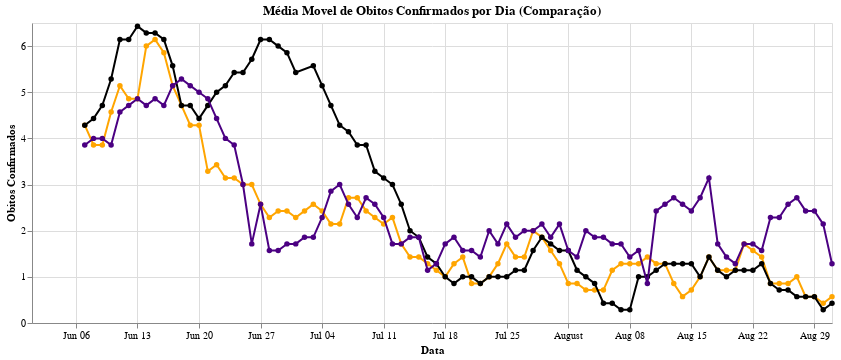

Source (notebook cell):
### Code cell
graph_comp_mediamovel = graph_pf_obitosMedMovel + graph_dm_obitosMedMovel + graph_df_obitosMedMovel
graph_comp_mediamovel.properties(
    width=800,
    title='Média Movel de Obitos Confirmados por Dia (Comparação)'
)

### Figure 1 — Vega-Lite specification as saved in the notebook (floating-point values rounded to 4 significant figures)
{"config": {"view": {"continuousWidth": 400, "continuousHeight": 300}}, "layer": [{"data": {"name": "data-663376b4f0b5fa365fcd58d2514a196e"}, "mark": {"type": "line", "point": true}, "encoding": {"color": {"value": "orange"}, "x": {"type": "temporal", "field": "data", "title": "Data"}, "y": {"type": "quantitative", "field": "media_movel", "title": "Obitos Confirmados"}}}, {"data": {"name": "data-86e69fd79068368654854438faa44432"}, "mark": {"type": "line", "point": true}, "encoding": {"color": {"value": "black"}, "x": {"type": "temporal", "field": "data", "title": "Data"}, "y": {"type": "quantitative", "field": "media_movel", "title": "Obitos Confirmados"}}}, {"data": {"name": "data-c42db055c6ce216bc449159793e229f9"}, "mark": {"type": "line", "point": true}, "encoding": {"color": {"value": "indigo"}, "x": {"type": "temporal", "field": "data", "title": "Data"}, "y": {"type": "quantitative", "field": "media_movel", "title": "Obitos Confirmados"}}}], "title": "Média Movel de Obitos Confirmados por Dia (Comparação)", "width": 800, "$schema": "https://vega.github.io/schema/vega-lite/v4.8.1.json", "datasets": {"data-663376b4f0b5fa365fcd58d2514a196e": [{"data": "2021-06-01", "obitos_confirmados": 4, "media_movel": null}, {"data": "2021-06-02", "obitos_confirmados": 5, "media_movel": null}, {"data": "2021-06-03", "obitos_confirmados": 3, "media_movel": null}, {"data": "2021-06-04", "obitos_confirmados": 3, "media_movel": null}, {"data": "2021-06-05", "obitos_confirmados": 7, "media_movel": null}, {"data": "2021-06-06", "obitos_confirmados": 6, "media_movel": null}, {"data": "2021-06-07", "obitos_confirmados": 2, "media_movel": 4.286}, {"data": "2021-06-08", "obitos_confirmados": 1, "media_movel": 3.857}, {"data": "2021-06-09", "obitos_confirmados": 5, "media_movel": 3.857}, {"data": "2021-06-10", "obitos_confirmados": 8, "media_movel": 4.571}, {"data": "2021-06-11", "obitos_confirmados": 7, "media_movel": 5.143}, {"data": "2021-06-12", "obitos_confirmados": 5, "media_movel": 4.857}, {"data": "2021-06-13", "obitos_confirmados": 6, "media_movel": 4.857}, {"data": "2021-06-14", "obitos_confirmados": 10, "media_movel": 6.0}, {"data": "2021-06-15", "obitos_confirmados": 2, "media_movel": 6.143}, {"data": "2021-06-16", "obitos_confirmados": 3, "media_movel": 5.857}, {"data": "2021-06-17", "obitos_confirmados": 3, "media_movel": 5.143}, {"data": "2021-06-18", "obitos_confirmados": 4, "media_movel": 4.714}, {"data": "2021-06-19", "obitos_confirmados": 2, "media_movel": 4.286}, {"data": "2021-06-20", "obitos_confirmados": 6, "media_movel": 4.286}, {"data": "2021-06-21", "obitos_confirmados": 3, "media_movel": 3.286}, {"data": "2021-06-22", "obitos_confirmados": 3, "media_movel": 3.429}, {"data": "2021-06-23", "obitos_confirmados": 1, "media_movel": 3.143}, {"data": "2021-06-24", "obitos_confirmados": 3, "media_movel": 3.143}, {"data": "2021-06-25", "obitos_confirmados": 3, "media_movel": 3.0}, {"data": "2021-06-26", "obitos_confirmados": 2, "media_movel": 3.0}, {"data": "2021-06-27", "obitos_confirmados": 3, "media_movel": 2.571}, {"data": "2021-06-28", "obitos_confirmados": 1, "media_movel": 2.286}, {"data": "2021-06-29", "obitos_confirmados": 4, "media_movel": 2.429}, {"data": "2021-06-30", "obitos_confirmados": 1, "media_movel": 2.429}, {"data": "2021-07-01", "obitos_confirmados": 2, "media_movel": 2.286}, {"data": "2021-07-02", "obitos_confirmados": 4, "media_movel": 2.429}, {"data": "2021-07-03", "obitos_confirmados": 3, "media_movel": 2.571}, {"data": "2021-07-04", "obitos_confirmados": 2, "media_movel": 2.429}, {"data": "2021-07-05", "obitos_confirmados": -1, "media_movel": 2.143}, {"data": "2021-07-06", "obitos_confirmados": 4, "media_movel": 2.143}, {"data": "2021-07-07", "obitos_confirmados": 5, "media_movel": 2.714}, {"data": "2021-07-08", "obitos_confirmados": 2, "media_movel": 2.714}, {"data": "2021-07-09", "obitos_confirmados": 2, "media_movel": 2.429}, {"data": "2021-07-10", "obitos_confirmados": 2, "media_movel": 2.286}, {"data": "2021-07-11", "obitos_confirmados": 1, "media_movel": 2.143}, {"data": "2021-07-12", "obitos_confirmados": 0, "media_movel": 2.286}, {"data": "2021-07-13", "obitos_confirmados": 0, "media_movel": 1.714}, {"data": "2021-07-14", "obitos_confirmados": 3, "media_movel": 1.429}, {"data": "2021-07-15", "obitos_confirmados": 2, "media_movel": 1.429}, {"data": "2021-07-16", "obitos_confirmados": 1, "media_movel": 1.286}, {"data": "2021-07-17", "obitos_confirmados": 1, "media_movel": 1.143}, {"data": "2021-07-18", "obitos_confirmados": 0, "media_movel": 1.0}, {"data": "2021-07-19", "obitos_confirmados": 2, "media_movel": 1.286}, {"data": "2021-07-20", "obitos_confirmados": 1, "media_movel": 1.429}, {"data": "2021-07-21", "obitos_confirmados": -1, "media_movel": 0.8571}, {"data": "2021-07-22", "obitos_confirmados": 2, "media_movel": 0.8571}, {"data": "2021-07-23", "obitos_confirmados": 2, "media_movel": 1.0}, {"data": "2021-07-24", "obitos_confirmados": 3, "media_movel": 1.286}, {"data": "2021-07-25", "obitos_confirmados": 3, "media_movel": 1.714}, {"data": "2021-07-26", "obitos_confirmados": 0, "media_movel": 1.429}, {"data": "2021-07-27", "obitos_confirmados": 1, "media_movel": 1.429}, {"data": "2021-07-28", "obitos_confirmados": 3, "media_movel": 2.0}, {"data": "2021-07-29", "obitos_confirmados": 1, "media_movel": 1.857}, {"data": "2021-07-30", "obitos_confirmados": 0, "media_movel": 1.571}, {"data": "2021-07-31", "obitos_confirmados": 1, "media_movel": 1.286}, {"data": "2021-08-01", "obitos_confirmados": 0, "media_movel": 0.8571}, {"data": "2021-08-02", "obitos_confirmados": 0, "media_movel": 0.8571}, {"data": "2021-08-03", "obitos_confirmados": 0, "media_movel": 0.7143}, {"data": "2021-08-04", "obitos_confirmados": 3, "media_movel": 0.7143}, {"data": "2021-08-05", "obitos_confirmados": 1, "media_movel": 0.7143}, {"data": "2021-08-06", "obitos_confirmados": 3, "media_movel": 1.143}, {"data": "2021-08-07", "obitos_confirmados": 2, "media_movel": 1.286}, {"data": "2021-08-08", "obitos_confirmados": 0, "media_movel": 1.286}, {"data": "2021-08-09", "obitos_confirmados": 0, "media_movel": 1.286}, {"data": "2021-08-10", "obitos_confirmados": 1, "media_movel": 1.429}, {"data": "2021-08-11", "obitos_confirmados": 2, "media_movel": 1.286}, {"data": "2021-08-12", "obitos_confirmados": 1, "media_movel": 1.286}, {"data": "2021-08-13", "obitos_confirmados": 0, "media_movel": 0.8571}, {"data": "2021-08-14", "obitos_confirmados": 0, "media_movel": 0.5714}, {"data": "2021-08-15", "obitos_confirmados": 1, "media_movel": 0.7143}, {"data": "2021-08-16", "obitos_confirmados": 2, "media_movel": 1.0}, {"data": "2021-08-17", "obitos_confirmados": 4, "media_movel": 1.429}, {"data": "2021-08-18", "obitos_confirmados": 0, "media_movel": 1.143}, {"data": "2021-08-19", "obitos_confirmados": 1, "media_movel": 1.143}, {"data": "2021-08-20", "obitos_confirmados": 0, "media_movel": 1.143}, {"data": "2021-08-21", "obitos_confirmados": 4, "media_movel": 1.714}, {"data": "2021-08-22", "obitos_confirmados": 0, "media_movel": 1.571}, {"data": "2021-08-23", "obitos_confirmados": 1, "media_movel": 1.429}, {"data": "2021-08-24", "obitos_confirmados": 0, "media_movel": 0.8571}, {"data": "2021-08-25", "obitos_confirmados": 0, "media_movel": 0.8571}, {"data": "2021-08-26", "obitos_confirmados": 1, "media_movel": 0.8571}, {"data": "2021-08-27", "obitos_confirmados": 1, "media_movel": 1.0}, {"data": "2021-08-28", "obitos_confirmados": 1, "media_movel": 0.5714}, {"data": "2021-08-29", "obitos_confirmados": 0, "media_movel": 0.5714}, {"data": "2021-08-30", "obitos_confirmados": 0, "media_movel": 0.4286}, {"data": "2021-08-31", "obitos_confirmados": 1, "media_movel": 0.5714}], "data-86e69fd79068368654854438faa44432": [{"data": "2021-06-01", "obitos_confirmados": 3, "media_movel": null}, {"data": "2021-06-02", "obitos_confirmados": 4, "media_movel": null}, {"data": "2021-06-03", "obitos_confirmados": 4, "media_movel": null}, {"data": "2021-06-04", "obitos_confirmados": 6, "media_movel": null}, {"data": "2021-06-05", "obitos_confirmados": 4, "media_movel": null}, {"data": "2021-06-06", "obitos_confirmados": 4, "media_movel": null}, {"data": "2021-06-07", "obitos_confirmados": 5, "media_movel": 4.286}, {"data": "2021-06-08", "obitos_confirmados": 4, "media_movel": 4.429}, {"data": "2021-06-09", "obitos_confirmados": 6, "media_movel": 4.714}, {"data": "2021-06-10", "obitos_confirmados": 8, "media_movel": 5.286}, {"data": "2021-06-11", "obitos_confirmados": 12, "media_movel": 6.143}, {"data": "2021-06-12", "obitos_confirmados": 4, "media_movel": 6.143}, {"data": "2021-06-13", "obitos_confirmados": 6, "media_movel": 6.429}, {"data": "2021-06-14", "obitos_confirmados": 4, "media_movel": 6.286}, {"data": "2021-06-15", "obitos_confirmados": 4, "media_movel": 6.286}, {"data": "2021-06-16", "obitos_confirmados": 5, "media_movel": 6.143}, {"data": "2021-06-17", "obitos_confirmados": 4, "media_movel": 5.571}, {"data": "2021-06-18", "obitos_confirmados": 6, "media_movel": 4.714}, {"data": "2021-06-19", "obitos_confirmados": 4, "media_movel": 4.714}, {"data": "2021-06-20", "obitos_confirmados": 4, "media_movel": 4.429}, {"data": "2021-06-21", "obitos_confirmados": 6, "media_movel": 4.714}, {"data": "2021-06-22", "obitos_confirmados": 6, "media_movel": 5.0}, {"data": "2021-06-23", "obitos_confirmados": 6, "media_movel": 5.143}, {"data": "2021-06-24", "obitos_confirmados": 6, "media_movel": 5.429}, {"data": "2021-06-25", "obitos_confirmados": 6, "media_movel": 5.429}, {"data": "2021-06-26", "obitos_confirmados": 6, "media_movel": 5.714}, {"data": "2021-06-27", "obitos_confirmados": 7, "media_movel": 6.143}, {"data": "2021-06-28", "obitos_confirmados": 6, "media_movel": 6.143}, {"data": "2021-06-29", "obitos_confirmados": 5, "media_movel": 6.0}, {"data": "2021-06-30", "obitos_confirmados": 5, "media_movel": 5.857}, {"data": "2021-07-01", "obitos_confirmados": 3, "media_movel": 5.429}, {"data": "2021-07-03", "obitos_confirmados": 7, "media_movel": 5.571}, {"data": "2021-07-04", "obitos_confirmados": 3, "media_movel": 5.143}, {"data": "2021-07-05", "obitos_confirmados": 4, "media_movel": 4.714}, {"data": "2021-07-06", "obitos_confirmados": 3, "media_movel": 4.286}, {"data": "2021-07-07", "obitos_confirmados": 4, "media_movel": 4.143}, {"data": "2021-07-08", "obitos_confirmados": 3, "media_movel": 3.857}, {"data": "2021-07-09", "obitos_confirmados": 3, "media_movel": 3.857}, {"data": "2021-07-10", "obitos_confirmados": 3, "media_movel": 3.286}, {"data": "2021-07-11", "obitos_confirmados": 2, "media_movel": 3.143}, {"data": "2021-07-12", "obitos_confirmados": 3, "media_movel": 3.0}, {"data": "2021-07-13", "obitos_confirmados": 0, "media_movel": 2.571}, {"data": "2021-07-14", "obitos_confirmados": 0, "media_movel": 2.0}, {"data": "2021-07-15", "obitos_confirmados": 2, "media_movel": 1.857}, {"data": "2021-07-16", "obitos_confirmados": 0, "media_movel": 1.429}, {"data": "2021-07-17", "obitos_confirmados": 2, "media_movel": 1.286}, {"data": "2021-07-18", "obitos_confirmados": 0, "media_movel": 1.0}, {"data": "2021-07-19", "obitos_confirmados": 2, "media_movel": 0.8571}, {"data": "2021-07-20", "obitos_confirmados": 1, "media_movel": 1.0}, {"data": "2021-07-21", "obitos_confirmados": 0, "media_movel": 1.0}, {"data": "2021-07-22", "obitos_confirmados": 1, "media_movel": 0.8571}, {"data": "2021-07-23", "obitos_confirmados": 1, "media_movel": 1.0}, {"data": "2021-07-24", "obitos_confirmados": 2, "media_movel": 1.0}, {"data": "2021-07-25", "obitos_confirmados": 0, "media_movel": 1.0}, {"data": "2021-07-26", "obitos_confirmados": 3, "media_movel": 1.143}, {"data": "2021-07-27", "obitos_confirmados": 1, "media_movel": 1.143}, {"data": "2021-07-28", "obitos_confirmados": 3, "media_movel": 1.571}, {"data": "2021-07-29", "obitos_confirmados": 3, "media_movel": 1.857}, {"data": "2021-07-30", "obitos_confirmados": 0, "media_movel": 1.714}, {"data": "2021-07-31", "obitos_confirmados": 1, "media_movel": 1.571}, {"data": "2021-08-01", "obitos_confirmados": 0, "media_movel": 1.571}, {"data": "2021-08-02", "obitos_confirmados": 0, "media_movel": 1.143}, {"data": "2021-08-03", "obitos_confirmados": 0, "media_movel": 1.0}, {"data": "2021-08-04", "obitos_confirmados": 2, "media_movel": 0.8571}, {"data": "2021-08-05", "obitos_confirmados": 0, "media_movel": 0.4286}, {"data": "2021-08-06", "obitos_confirmados": 0, "media_movel": 0.4286}, {"data": "2021-08-07", "obitos_confirmados": 0, "media_movel": 0.2857}, {"data": "2021-08-08", "obitos_confirmados": 0, "media_movel": 0.2857}, {"data": "2021-08-09", "obitos_confirmados": 5, "media_movel": 1.0}, {"data": "2021-08-10", "obitos_confirmados": 0, "media_movel": 1.0}, {"data": "2021-08-11", "obitos_confirmados": 3, "media_movel": 1.143}, {"data": "2021-08-12", "obitos_confirmados": 1, "media_movel": 1.286}, {"data": "2021-08-13", "obitos_confirmados": 0, "media_movel": 1.286}, {"data": "2021-08-14", "obitos_confirmados": 0, "media_movel": 1.286}, {"data": "2021-08-15", "obitos_confirmados": 0, "media_movel": 1.286}, {"data": "2021-08-16", "obitos_confirmados": 3, "media_movel": 1.0}, {"data": "2021-08-17", "obitos_confirmados": 3, "media_movel": 1.429}, {"data": "2021-08-18", "obitos_confirmados": 1, "media_movel": 1.143}, {"data": "2021-08-19", "obitos_confirmados": 0, "media_movel": 1.0}, {"data": "2021-08-20", "obitos_confirmados": 1, "media_movel": 1.143}, {"data": "2021-08-21", "obitos_confirmados": 0, "media_movel": 1.143}, {"data": "2021-08-22", "obitos_confirmados": 0, "media_movel": 1.143}, {"data": "2021-08-23", "obitos_confirmados": 4, "media_movel": 1.286}, {"data": "2021-08-24", "obitos_confirmados": 0, "media_movel": 0.8571}, {"data": "2021-08-25", "obitos_confirmados": 0, "media_movel": 0.7143}, {"data": "2021-08-26", "obitos_confirmados": 0, "media_movel": 0.7143}, {"data": "2021-08-27", "obitos_confirmados": 0, "media_movel": 0.5714}, {"data": "2021-08-28", "obitos_confirmados": 0, "media_movel": 0.5714}, {"data": "2021-08-29", "obitos_confirmados": 0, "media_movel": 0.5714}, {"data": "2021-08-30", "obitos_confirmados": 2, "media_movel": 0.2857}, {"data": "2021-08-31", "obitos_confirmados": 1, "media_movel": 0.4286}], "data-c42db055c6ce216bc449159793e229f9": [{"data": "2021-06-01", "obitos_confirmados": 2.0, "media_movel": null}, {"data": "2021-06-02", "obitos_confirmados": 6.0, "media_movel": null}, {"data": "2021-06-03", "obitos_confirmados": 2.0, "media_movel": null}, {"data": "2021-06-04", "obitos_confirmados": 1.0, "media_movel": null}, {"data": "2021-06-05", "obitos_confirmados": 5.0, "media_movel": null}, {"data": "2021-06-06", "obitos_confirmados": 6.0, "media_movel": null}, {"data": "2021-06-07", "obitos_confirmados": 5.0, "media_movel": 3.857}, {"data": "2021-06-08", "obitos_confirmados": 3.0, "media_movel": 4.0}, {"data": "2021-06-09", "obitos_confirmados": 6.0, "media_movel": 4.0}, {"data": "2021-06-10", "obitos_confirmados": 1.0, "media_movel": 3.857}, {"data": "2021-06-11", "obitos_confirmados": 6.0, "media_movel": 4.571}, {"data": "2021-06-12", "obitos_confirmados": 6.0, "media_movel": 4.714}, {"data": "2021-06-13", "obitos_confirmados": 7.0, "media_movel": 4.857}, {"data": "2021-06-14", "obitos_confirmados": 4.0, "media_movel": 4.714}, {"data": "2021-06-15", "obitos_confirmados": 4.0, "media_movel": 4.857}, {"data": "2021-06-16", "obitos_confirmados": 5.0, "media_movel": 4.714}, {"data": "2021-06-17", "obitos_confirmados": 4.0, "media_movel": 5.143}, {"data": "2021-06-18", "obitos_confirmados": 7.0, "media_movel": 5.286}, {"data": "2021-06-19", "obitos_confirmados": 5.0, "media_movel": 5.143}, {"data": "2021-06-20", "obitos_confirmados": 6.0, "media_movel": 5.0}, {"data": "2021-06-21", "obitos_confirmados": 3.0, "media_movel": 4.857}, {"data": "2021-06-22", "obitos_confirmados": 1.0, "media_movel": 4.429}, {"data": "2021-06-23", "obitos_confirmados": 2.0, "media_movel": 4.0}, {"data": "2021-06-24", "obitos_confirmados": 3.0, "media_movel": 3.857}, {"data": "2021-06-25", "obitos_confirmados": 1.0, "media_movel": 3.0}, {"data": "2021-06-27", "obitos_confirmados": 2.0, "media_movel": 2.571}, {"data": "2021-06-26", "obitos_confirmados": 0.0, "media_movel": 1.714}, {"data": "2021-06-28", "obitos_confirmados": 2.0, "media_movel": 1.571}, {"data": "2021-06-29", "obitos_confirmados": 1.0, "media_movel": 1.571}, {"data": "2021-06-30", "obitos_confirmados": 3.0, "media_movel": 1.714}, {"data": "2021-07-01", "obitos_confirmados": 3.0, "media_movel": 1.714}, {"data": "2021-07-02", "obitos_confirmados": 2.0, "media_movel": 1.857}, {"data": "2021-07-03", "obitos_confirmados": 2.0, "media_movel": 1.857}, {"data": "2021-07-04", "obitos_confirmados": 3.0, "media_movel": 2.286}, {"data": "2021-07-05", "obitos_confirmados": 6.0, "media_movel": 2.857}, {"data": "2021-07-06", "obitos_confirmados": 2.0, "media_movel": 3.0}, {"data": "2021-07-07", "obitos_confirmados": 0.0, "media_movel": 2.571}, {"data": "2021-07-08", "obitos_confirmados": 1.0, "media_movel": 2.286}, {"data": "2021-07-09", "obitos_confirmados": 5.0, "media_movel": 2.714}, {"data": "2021-07-10", "obitos_confirmados": 1.0, "media_movel": 2.571}, {"data": "2021-07-11", "obitos_confirmados": 1.0, "media_movel": 2.286}, {"data": "2021-07-12", "obitos_confirmados": 2.0, "media_movel": 1.714}, {"data": "2021-07-13", "obitos_confirmados": 2.0, "media_movel": 1.714}, {"data": "2021-07-14", "obitos_confirmados": 1.0, "media_movel": 1.857}, {"data": "2021-07-15", "obitos_confirmados": 1.0, "media_movel": 1.857}, {"data": "2021-07-16", "obitos_confirmados": 0.0, "media_movel": 1.143}, {"data": "2021-07-17", "obitos_confirmados": 2.0, "media_movel": 1.286}, {"data": "2021-07-18", "obitos_confirmados": 4.0, "media_movel": 1.714}, {"data": "2021-07-19", "obitos_confirmados": 3.0, "media_movel": 1.857}, {"data": "2021-07-20", "obitos_confirmados": 0.0, "media_movel": 1.571}, {"data": "2021-07-21", "obitos_confirmados": 1.0, "media_movel": 1.571}, {"data": "2021-07-22", "obitos_confirmados": 0.0, "media_movel": 1.429}, {"data": "2021-07-23", "obitos_confirmados": 4.0, "media_movel": 2.0}, {"data": "2021-07-24", "obitos_confirmados": 0.0, "media_movel": 1.714}, {"data": "2021-07-25", "obitos_confirmados": 7.0, "media_movel": 2.143}, {"data": "2021-07-26", "obitos_confirmados": 1.0, "media_movel": 1.857}, {"data": "2021-07-27", "obitos_confirmados": 1.0, "media_movel": 2.0}, {"data": "2021-07-28", "obitos_confirmados": 1.0, "media_movel": 2.0}, {"data": "2021-07-29", "obitos_confirmados": 1.0, "media_movel": 2.143}, {"data": "2021-07-30", "obitos_confirmados": 2.0, "media_movel": 1.857}, {"data": "2021-07-31", "obitos_confirmados": 2.0, "media_movel": 2.143}, {"data": "2021-08-01", "obitos_confirmados": 3.0, "media_movel": 1.571}, {"data": "2021-08-02", "obitos_confirmados": 0.0, "media_movel": 1.429}, {"data": "2021-08-03", "obitos_confirmados": 5.0, "media_movel": 2.0}, {"data": "2021-08-04", "obitos_confirmados": 0.0, "media_movel": 1.857}, {"data": "2021-08-05", "obitos_confirmados": 1.0, "media_movel": 1.857}, {"data": "2021-08-06", "obitos_confirmados": 1.0, "media_movel": 1.714}, {"data": "2021-08-07", "obitos_confirmados": 2.0, "media_movel": 1.714}, {"data": "2021-08-08", "obitos_confirmados": 1.0, "media_movel": 1.429}, {"data": "2021-08-09", "obitos_confirmados": 1.0, "media_movel": 1.571}, {"data": "2021-08-10", "obitos_confirmados": 0.0, "media_movel": 0.8571}, {"data": "2021-08-11", "obitos_confirmados": 11.0, "media_movel": 2.429}, {"data": "2021-08-12", "obitos_confirmados": 2.0, "media_movel": 2.571}, {"data": "2021-08-13", "obitos_confirmados": 2.0, "media_movel": 2.714}, {"data": "2021-08-14", "obitos_confirmados": 1.0, "media_movel": 2.571}, {"data": "2021-08-15", "obitos_confirmados": 0.0, "media_movel": 2.429}, {"data": "2021-08-16", "obitos_confirmados": 3.0, "media_movel": 2.714}, {"data": "2021-08-17", "obitos_confirmados": 3.0, "media_movel": 3.143}, {"data": "2021-08-18", "obitos_confirmados": 1.0, "media_movel": 1.714}, {"data": "2021-08-19", "obitos_confirmados": 0.0, "media_movel": 1.429}, {"data": "2021-08-20", "obitos_confirmados": 1.0, "media_movel": 1.286}, {"data": "2021-08-21", "obitos_confirmados": 4.0, "media_movel": 1.714}, {"data": "2021-08-22", "obitos_confirmados": 0.0, "media_movel": 1.714}, {"data": "2021-08-23", "obitos_confirmados": 2.0, "media_movel": 1.571}, {"data": "2021-08-24", "obitos_confirmados": 8.0, "media_movel": 2.286}, {"data": "2021-08-25", "obitos_confirmados": 1.0, "media_movel": 2.286}, {"data": "2021-08-26", "obitos_confirmados": 2.0, "media_movel": 2.571}, {"data": "2021-08-27", "obitos_confirmados": 2.0, "media_movel": 2.714}, {"data": "2021-08-28", "obitos_confirmados": 2.0, "media_movel": 2.429}, {"data": "2021-08-29", "obitos_confirmados": 0.0, "media_movel": 2.429}, {"data": "2021-08-30", "obitos_confirmados": 0.0, "media_movel": 2.143}, {"data": "2021-08-31", "obitos_confirmados": 2.0, "media_movel": 1.286}]}}
